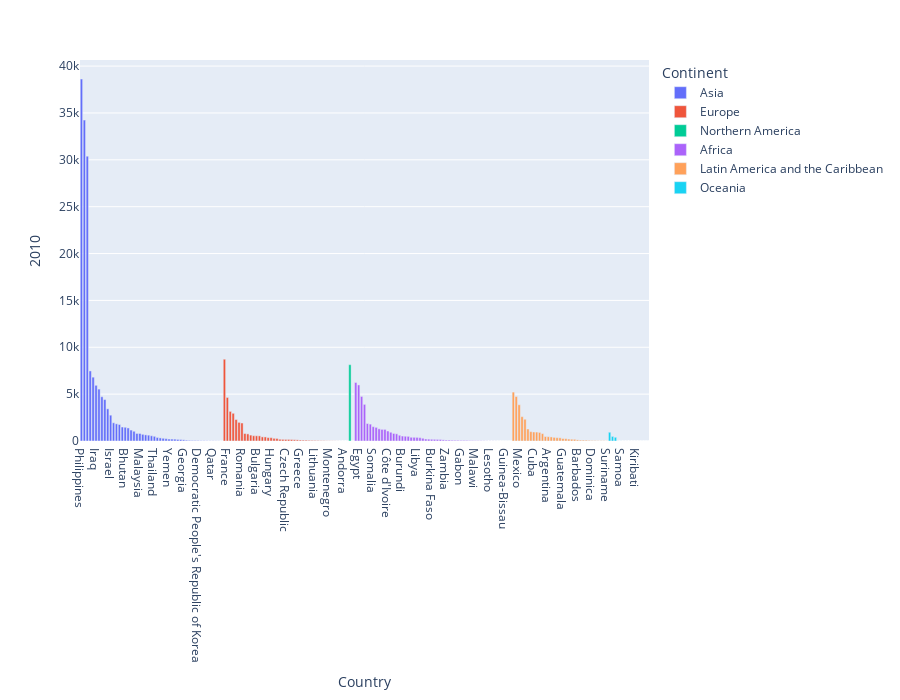

Source (notebook cell):
### Code cell
can2010 = canada.sort_values(by='2010',ascending=False)
px.bar(can2010, x=can2010.index, y='2010',color='Continent', height=700)

### Figure 1 — Plotly figure (JSON) as saved in the notebook; plotly's stock layout.template omitted (floating-point values rounded to 4 significant figures)
{"data": [{"alignmentgroup": "True", "hovertemplate": "Continent=Asia<br>Country=%{x}<br>2010=%{y}<extra></extra>", "legendgroup": "Asia", "marker": {"color": "#636efa", "pattern": {"shape": ""}}, "name": "Asia", "offsetgroup": "Asia", "orientation": "v", "showlegend": true, "textposition": "auto", "type": "bar", "x": ["Philippines", "India", "China", "Iran (Islamic Republic of)", "Pakistan", "Iraq", "Republic of Korea", "Bangladesh", "Sri Lanka", "Lebanon", "Israel", "Viet Nam", "Jordan", "Afghanistan", "Turkey", "Bhutan", "Nepal", "Japan", "Syrian Arab Republic", "Singapore", "Malaysia", "Indonesia", "State of Palestine", "China, Hong Kong Special Administrative Region", "Myanmar", "Thailand", "Kazakhstan", "Saudi Arabia", "Uzbekistan", "Armenia", "Yemen", "Azerbaijan", "Cambodia", "Mongolia", "Kyrgyzstan", "Georgia", "United Arab Emirates", "Kuwait", "Lao People's Democratic Republic", "Tajikistan", "Democratic People's Republic of Korea", "Turkmenistan", "Bahrain", "China, Macao Special Administrative Region", "Cyprus", "Qatar", "Oman", "Brunei Darussalam", "Maldives"], "xaxis": "x", "y": [38617, 34235, 30391, 7477, 6811, 5941, 5537, 4721, 4422, 3432, 2755, 1942, 1831, 1758, 1492, 1464, 1392, 1168, 1039, 805, 802, 712, 654, 623, 556, 499, 377, 330, 289, 252, 211, 209, 200, 169, 157, 126, 86, 67, 54, 52, 45, 30, 28, 21, 18, 18, 14, 12, 4], "yaxis": "y"}, {"alignmentgroup": "True", "hovertemplate": "Continent=Europe<br>Country=%{x}<br>2010=%{y}<extra></extra>", "legendgroup": "Europe", "marker": {"color": "#EF553B", "pattern": {"shape": ""}}, "name": "Europe", "offsetgroup": "Europe", "orientation": "v", "showlegend": true, "textposition": "auto", "type": "bar", "x": ["United Kingdom of Great Britain and Northern Ireland", "France", "Ukraine", "Germany", "Russian Federation", "Republic of Moldova", "Romania", "Poland", "Netherlands", "Portugal", "Albania", "Bulgaria", "Ireland", "Belarus", "Italy", "Belgium", "Hungary", "Switzerland", "Serbia", "The former Yugoslav Republic of Macedonia", "Spain", "Czech Republic", "Bosnia and Herzegovina", "Sweden", "Slovakia", "Austria", "Greece", "Denmark", "Croatia", "Latvia", "Finland", "Lithuania", "Norway", "Iceland", "Estonia", "Malta", "Montenegro", "Slovenia", "Luxembourg", "Monaco", "San Marino", "Andorra", "Liechtenstein"], "xaxis": "x", "y": [8724, 4646, 3159, 2956, 2288, 1988, 1922, 795, 759, 629, 561, 556, 547, 438, 434, 363, 354, 285, 271, 188, 174, 168, 168, 159, 135, 124, 101, 92, 91, 70, 63, 57, 46, 30, 28, 17, 14, 12, 8, 4, 1, 0, 0], "yaxis": "y"}, {"alignmentgroup": "True", "hovertemplate": "Continent=Northern America<br>Country=%{x}<br>2010=%{y}<extra></extra>", "legendgroup": "Northern America", "marker": {"color": "#00cc96", "pattern": {"shape": ""}}, "name": "Northern America", "offsetgroup": "Northern America", "orientation": "v", "showlegend": true, "textposition": "auto", "type": "bar", "x": ["United States of America", "Canada"], "xaxis": "x", "y": [8142, 0], "yaxis": "y"}, {"alignmentgroup": "True", "hovertemplate": "Continent=Africa<br>Country=%{x}<br>2010=%{y}<extra></extra>", "legendgroup": "Africa", "marker": {"color": "#ab63fa", "pattern": {"shape": ""}}, "name": "Africa", "offsetgroup": "Africa", "orientation": "v", "showlegend": true, "textposition": "auto", "type": "bar", "x": ["Morocco", "Egypt", "Algeria", "Nigeria", "Ethiopia", "Cameroon", "Somalia", "Mauritius", "Tunisia", "Democratic Republic of the Congo", "South Africa", "Côte d'Ivoire", "Eritrea", "Ghana", "Senegal", "Sudan", "Burundi", "Kenya", "Zimbabwe", "Rwanda", "Guinea", "Libya", "Togo", "Benin", "Uganda", "United Republic of Tanzania", "Burkina Faso", "Madagascar", "Mali", "Liberia", "Djibouti", "Zambia", "Chad", "Niger", "Congo", "Mauritania", "Gabon", "Sierra Leone", "Angola", "Botswana", "Gambia", "Malawi", "Central African Republic", "Comoros", "Namibia", "Seychelles", "Lesotho", "Mozambique", "Equatorial Guinea", "Swaziland", "Cabo Verde", "Guinea-Bissau", "Sao Tome and Principe", "Western Sahara"], "xaxis": "x", "y": [6242, 5982, 4752, 3906, 1865, 1800, 1528, 1455, 1299, 1239, 1238, 1066, 931, 802, 765, 612, 529, 507, 494, 396, 395, 384, 354, 290, 216, 200, 186, 178, 170, 162, 123, 102, 98, 80, 75, 74, 64, 63, 61, 42, 37, 28, 26, 22, 16, 10, 7, 7, 4, 3, 3, 2, 2, 0], "yaxis": "y"}, {"alignmentgroup": "True", "hovertemplate": "Continent=Latin America and the Caribbean<br>Country=%{x}<br>2010=%{y}<extra></extra>", "legendgroup": "Latin America and the Caribbean", "marker": {"color": "#FFA15A", "pattern": {"shape": ""}}, "name": "Latin America and the Caribbean", "offsetgroup": "Latin America and the Caribbean", "orientation": "v", "showlegend": true, "textposition": "auto", "type": "bar", "x": ["Colombia", "Haiti", "Mexico", "Brazil", "Jamaica", "Peru", "Venezuela (Bolivarian Republic of)", "Cuba", "Guyana", "Trinidad and Tobago", "El Salvador", "Dominican Republic", "Argentina", "Saint Vincent and the Grenadines", "Honduras", "Ecuador", "Chile", "Guatemala", "Saint Lucia", "Grenada", "Costa Rica", "Bolivia (Plurinational State of)", "Barbados", "Nicaragua", "Uruguay", "Paraguay", "Panama", "Dominica", "Belize", "Antigua and Barbuda", "Bahamas", "Saint Kitts and Nevis", "Suriname"], "xaxis": "x", "y": [5218, 4744, 3865, 2598, 2321, 1283, 998, 961, 953, 915, 787, 479, 459, 434, 386, 353, 340, 266, 249, 208, 190, 180, 121, 94, 93, 89, 65, 43, 39, 27, 25, 22, 13], "yaxis": "y"}, {"alignmentgroup": "True", "hovertemplate": "Continent=Oceania<br>Country=%{x}<br>2010=%{y}<extra></extra>", "legendgroup": "Oceania", "marker": {"color": "#19d3f3", "pattern": {"shape": ""}}, "name": "Oceania", "offsetgroup": "Oceania", "orientation": "v", "showlegend": true, "textposition": "auto", "type": "bar", "x": ["Australia", "New Zealand", "Fiji", "Tonga", "Samoa", "Papua New Guinea", "Vanuatu", "American Samoa", "Palau", "Kiribati", "Tuvalu", "Marshall Islands", "Nauru", "New Caledonia"], "xaxis": "x", "y": [933, 490, 398, 5, 5, 3, 0, 0, 0, 0, 0, 0, 0, 0], "yaxis": "y"}], "layout": {"barmode": "relative", "height": 700, "legend": {"title": {"text": "Continent"}, "tracegroupgap": 0}, "margin": {"t": 60}, "xaxis": {"anchor": "y", "domain": [0, 1], "title": {"text": "Country"}}, "yaxis": {"anchor": "x", "domain": [0, 1], "title": {"text": "2010"}}}}
